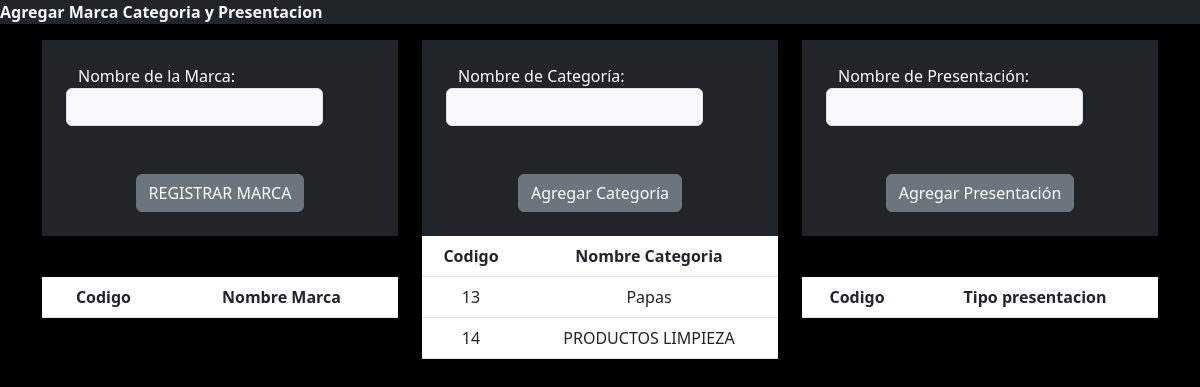
Page /agregar_marca_catego_presen.php on the earlier database version.
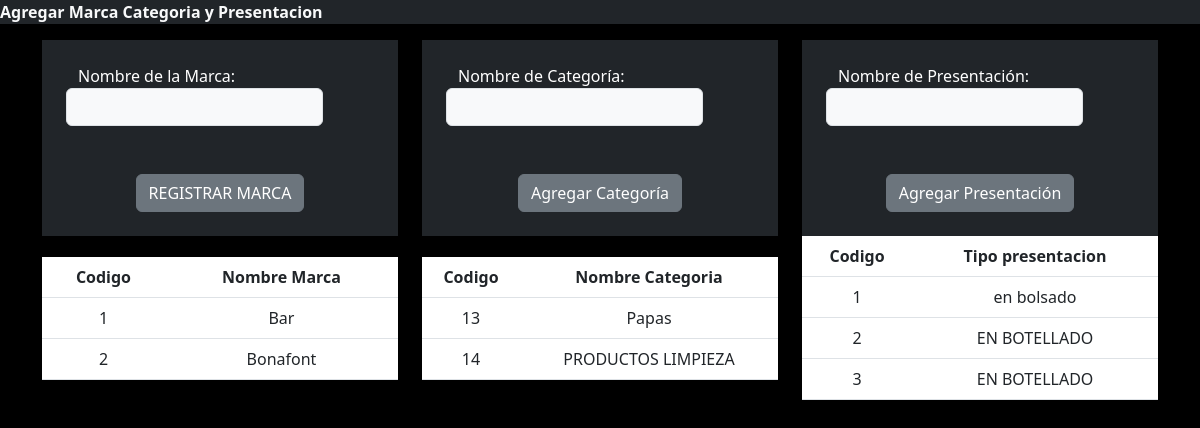
Same page on the later database version.
### tables this page shows
CREATE TABLE `categoria_de_productos`  (
  `id_categoria` int(11) NOT NULL AUTO_INCREMENT,
  `nombre_categoria` varchar(50) NOT NULL,
  PRIMARY KEY (`id_categoria`) USING BTREE
);

CREATE TABLE `marca_productos`  (
  `id_marca` int(11) NOT NULL AUTO_INCREMENT,
  `nombre_marca` varchar(50) NOT NULL,
  PRIMARY KEY (`id_marca`) USING BTREE
);

CREATE TABLE `presentacion_productos`  (
  `id_presentacion` int(11) NOT NULL AUTO_INCREMENT,
  `tipo_presentacion` varchar(50) NOT NULL,
  PRIMARY KEY (`id_presentacion`) USING BTREE
);

### agregar_marca_catego_presen.php (the view, shortened to what the changed rows need)
<!doctype html>
<html lang="en">
<head>
    <link rel="stylesheet" href="agregar-producto.html">
    <link href="https://cdn.jsdelivr.net/npm/bootstrap@5.3.0-alpha3/dist/css/bootstrap.min.css" rel="stylesheet">
</head>
<body>
    <main class="container">
        <section class="row">
            <div class="container text-center">
                <div class="row align-items-center">
                    <div class="col">
                        <div class="table-responsive">
                            <table class="table text-light bg-dark" class="text-center">
                                <thead>
                                    <tr class="">
                                        <th scope="col">Codigo</th>
                                        <th scope="col">Nombre Marca</th>
                                    </tr>
                                </thead>
                                <?php
                                include("conexion/conexion.php");
                                $consulta = "SELECT marca_productos.id_marca, marca_productos.nombre_marca FROM marca_productos";
                                $marcas_productos = mysqli_query($conectar, $consulta);
                                while ($regMarca = mysqli_fetch_assoc($marcas_productos)) {
                                    echo "<tr>" .
                                        "<td>" .  $regMarca["id_marca"] . "</td>" .
                                        "<td>" .  $regMarca["nombre_marca"] . "</td>" .
                                        "</tr>";
                                }
                                ?>
                            </table>
                        </div>
                    </div>
                    <div class="col">
                        <div class="table-responsive">
                            <table class="col col-md-4 table text-light bg-dark" class="text-center">
                                <thead>
                                    <tr class=" col col-md-0.9">
                                        <th scope="col">Codigo</th>
                                        <th scope="col">Nombre Categoria</th>
                                    </tr>
                                </thead>
                                <?php
                                include("conexion/conexion.php");
                                $consulta = "SELECT categoria_de_productos.id_categoria, categoria_de_productos.nombre_categoria FROM categoria_de_productos";
                                $categorias_productos = mysqli_query($conectar, $consulta);
                                while ($regCatego = mysqli_fetch_assoc($categorias_productos)) {
                                    echo "<tr>" .
                                        "<td>" .  $regCatego["id_categoria"] . "</td>" .
                                        "<td>" .  $regCatego["nombre_categoria"] . "</td>" .
                                        "</tr>";
                                }
                                ?>
                            </table>
                        </div>
                    </div>
                    <div class="col">
                        <table class="col col-md-4 table text-light bg-dark" class="text-center">
                            <thead>
                                <tr class=" col col-md-0.9">
                                    <th scope="col">Codigo</th>
                                    <th scope="col">Tipo presentacion</th>
                                </tr>
                            </thead>
                            <?php
                            include("conexion/conexion.php");
                            $consulta = "SELECT presentacion_productos.id_presentacion, presentacion_productos.tipo_presentacion FROM presentacion_productos";
                            $presentaciones_productos = mysqli_query($conectar, $consulta);
                            while ($regPresentacion = mysqli_fetch_assoc($presentaciones_productos)) {
                                echo "<tr>" .
                                    "<td>" .  $regPresentacion["id_presentacion"] . "</td>" .
                                    "<td>" .  $regPresentacion["tipo_presentacion"] . "</td>" .
                                    "</tr>";
                            }
                            ?>
                        </table>
                    </div>
                </div>
            </div>
        </section>
    </main>
</body>
</html>

Differences in the rows shown:
added marca_productos: id_marca "1", nombre_marca "Bar"
added marca_productos: id_marca "2", nombre_marca "Bonafont"
added presentacion_productos: id_presentacion "1", tipo_presentacion "en bolsado"
added presentacion_productos: id_presentacion "2", tipo_presentacion "EN BOTELLADO"
added presentacion_productos: id_presentacion "3", tipo_presentacion "EN BOTELLADO"
